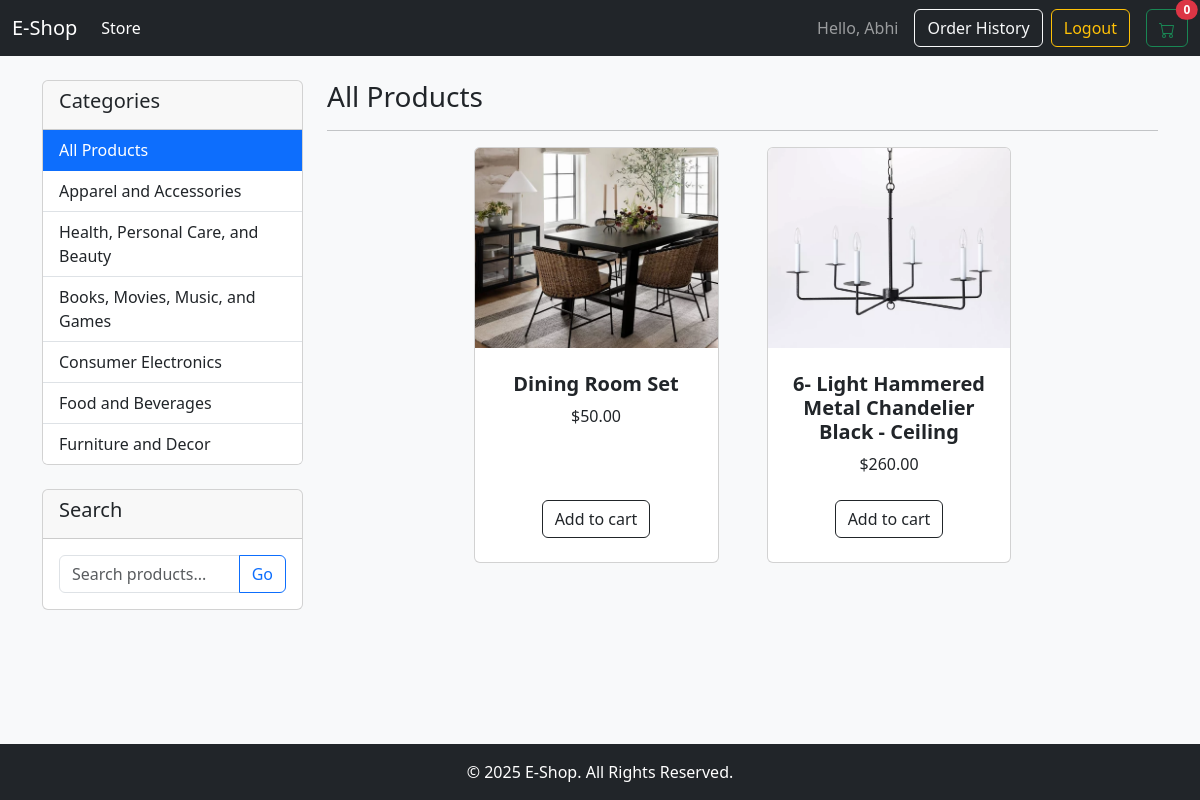
The app's page / (signed in) with its own data.
### store/models.py (models this page shows, shortened)
class Category(models.Model):
    name = models.CharField(max_length=100)

class Product(models.Model):
    name = models.CharField(max_length=200)
    description = models.TextField(null=True, blank=True)
    price = models.DecimalField(max_digits=7, decimal_places=2)
    category = models.ForeignKey(Category, on_delete=models.SET_NULL, null=True, blank=True)
    image = models.ImageField(null=True, blank=True)
    is_featured = models.BooleanField(default=False)
    @property
    def imageURL(self):
        try:
            url = self.image.url
        except:
            url = ''
        return url

### store/views.py (the view)
# urls.py: path('', include('store.urls')), # Include store app urls
def store(request):
    data = cartData(request)
    cartItems = data['cartItems']
    query = request.GET.get('q')
    category_id = request.GET.get('category')
    products = Product.objects.all()
    if category_id:
        products = products.filter(category__id=category_id)
    if query:
        products = products.filter(
            Q(name__icontains=query) | Q(description__icontains=query)
        ).distinct()
    categories = Category.objects.all()
    featured_products = Product.objects.filter(is_featured=True)
    context = {
        'products': products,
        'categories': categories,
        'featured_products': featured_products,
        'cartItems': cartItems,
        'query': query,
        'selected_category': int(category_id) if category_id else None,
    }
    return render(request, 'store/main.html', context)

### store/models.py (called while the page is built)
    @property
    def get_cart_items(self):
        orderitems = self.orderitem_set.all()
        total = sum([item.quantity for item in orderitems])
        return total

### store/utils.py (called while the page is built)
def cartData(request):
    if request.user.is_authenticated:
        customer, created = Customer.objects.get_or_create(user=request.user)
        if created:
            customer.name = request.user.username
            customer.email = request.user.email
            customer.save()
        order, created = Order.objects.get_or_create(customer=customer, status='Pending')
        items = order.orderitem_set.all()
        cartItems = order.get_cart_items
    else:
        items = []
        order = {'get_cart_total': 0, 'get_cart_items': 0}
        cartItems = 0
    return {'cartItems': cartItems, 'order': order, 'items': items}

### templates/store/main.html (shortened to what this page needs)
{% extends 'base.html' %}
{% load static %}
{% block content %}
<div class="row">
    <div class="col-lg-3">
        <div class="card mb-4">
            <div class="card-header">
                <h5>Categories</h5>
            </div>
            <ul class="list-group list-group-flush">
                <a href="{% url 'store' %}" class="list-group-item list-group-item-action {% if not selected_category %}active{% endif %}">All Products</a>
                {% for category in categories %}
                <a href="{% url 'store' %}?category={{category.id}}" class="list-group-item list-group-item-action {% if selected_category == category.id %}active{% endif %}">
                    {{category.name}}
                </a>
                {% endfor %}
            </ul>
        </div>
        <div class="card mb-4">
            <div class="card-header">
                <h5>Search</h5>
            </div>
            <div class="card-body">
                <form method="GET" action="{% url 'store' %}">
                    <div class="input-group">
                        <input type="text" class="form-control" name="q" placeholder="Search products..." value="{{ query|default:'' }}">
                        <button class="btn btn-outline-primary" type="submit">Go</button>
                    </div>
                </form>
            </div>
        </div>
    </div>
    <div class="col-lg-9">
        <h3>{% if selected_category %}{{ products.0.category.name }}{% else %}All Products{% endif %}</h3>
        <hr>
        <div class="row gx-4 gx-lg-5 row-cols-2 row-cols-md-3 row-cols-xl-3 justify-content-center">
            {% for product in products %}
            <div class="col mb-5">
                <div class="card h-100 product-card">
                    <a href="{% url 'product_detail' product.id %}">
                       <img class="card-img-top" src="{{ product.imageURL }}" alt="..." />
                    </a>
                    <div class="card-body p-4">
                        <div class="text-center">
                            <h5 class="fw-bolder">{{ product.name }}</h5>
                            ${{ product.price|floatformat:2 }}
                        </div>
                    </div>
                    <div class="card-footer p-4 pt-0 border-top-0 bg-transparent">
                        <div class="text-center">
                           <button data-product="{{product.id}}" data-action="add" class="btn btn-outline-dark mt-auto update-cart">Add to cart</button>
                        </div>
                    </div>
                </div>
            </div>
            {% endfor %}
        </div>
    </div>
</div>
{% endblock content %}

### templates/base.html (shortened to what this page needs)
<!DOCTYPE html>
{% load static %}
<html lang="en">
<head>
    <link href="https://cdn.jsdelivr.net/npm/bootstrap@5.3.2/dist/css/bootstrap.min.css" rel="stylesheet">
    <link rel="stylesheet" href="{% static 'css/main.css' %}">
</head>
<body>
<div class="d-flex flex-column min-vh-100">
    <nav class="navbar navbar-expand-lg navbar-dark bg-dark">
        <div class="container-fluid">
            <a class="navbar-brand" href="{% url 'store' %}">E-Shop</a>
            <div class="collapse navbar-collapse" id="navbarSupportedContent">
                <ul class="navbar-nav me-auto mb-2 mb-lg-0">
                    <li class="nav-item">
                        <a class="nav-link active" aria-current="page" href="{% url 'store' %}">Store</a>
                    </li>
                </ul>
                <div class="d-flex align-items-center">
                    {% if user.is_authenticated %}
                        <span class="navbar-text me-3">Hello, {{ user.username }}</span>
                        <a href="{% url 'order_history' %}" class="btn btn-outline-light me-2">Order History</a>
                        <a href="{% url 'logout' %}" class="btn btn-outline-warning me-3">Logout</a>
                    {% else %}
                        <a href="{% url 'login' %}" class="btn btn-outline-light me-2">Login</a>
                        <a href="{% url 'register' %}" class="btn btn-warning me-3">Register</a>
                    {% endif %}
                    <a href="{% url 'cart' %}" class="btn btn-outline-success position-relative">
                        <span id="cart-total" class="position-absolute top-0 start-100 translate-middle badge rounded-pill bg-danger">
                            {{cartItems}}
                        </span>
                    </a>
                </div>
            </div>
        </div>
    </nav>
    <div class="container mt-4">
        {% block content %}
        {% endblock content %}
    </div>
    <footer class="bg-dark text-white text-center p-3 mt-auto">
        <p class="mb-0">© 2025 E-Shop. All Rights Reserved.</p>
    </footer>
    </div>
</body>
</html>

### static/css/main.css (style rules this page uses)
body { background-color: #f8f9fa; }
.product-card { transition: transform .2s; }
.card-img-top { width: 100%; height: 200px; object-fit: cover; }

### records on screen
Category: name "Apparel and Accessories"
Category: name "Health, Personal Care, and Beauty"
Category: name "Books, Movies, Music, and Games"
Category: name "Consumer Electronics"
Category: name "Food and Beverages"
Category: name "Furniture and Decor"
Product: imageURL (picture), name "Dining Room Set", price "50.00"
Product: imageURL (picture), name "6- Light Hammered Metal Chandelier Black - Ceiling", price "260.00"

### other values on screen
{{ user.username }} "Abhi"
{{ cartItems }} "0"
